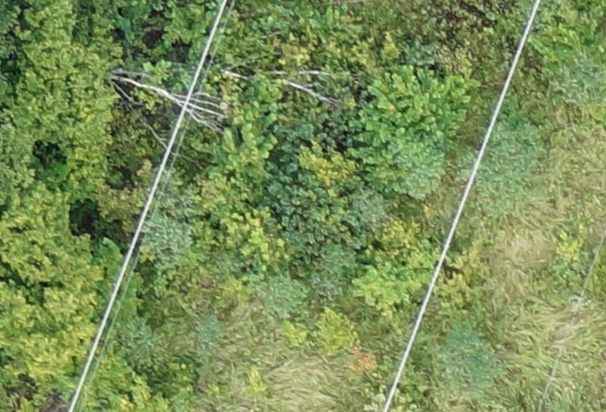
#> input picture 2.JPG, 606 x 412 px
$ python source.py --img 2.JPG
#> lines starting #> are read from the running program, lines starting #| are printed output that depends on the picture; after the words box and inside, x2 and y2 are one past the last pixel; in counts of white or black regions, pixels touching at a corner belong together
import cv2 as cv
import numpy as np
import argparse
import os
from skimage.filters import gabor_kernel

parser = argparse.ArgumentParser()

parser.add_argument("--img",help="Image to process")
parser.add_argument("--dir",default="results",help="Directory to save results")
parser.add_argument("--theta_a",type=int,default="-90",help="Start angle of Gabor filter bank")
parser.add_argument("--theta_b",type=int,default="90",help="End angle of Gabor filter bank")
parser.add_argument("--inpaint",help="Remove powerlines from input",action="store_true")
parser.add_argument("--steps",help="Show steps of filtration",action="store_true")

args = parser.parse_args()

if not os.path.exists(args.dir):
    os.makedirs(args.dir)

#Thresholding values for powerline color in HSV color space
low_H = 0
low_S = 45
low_V = 0

high_H = 90
high_S = 255
high_V = 255

#Get angle between two vectors with arcat
def angle(v1, v2, acute):
    if v1[0]-v2[0] == 0:
        return np.pi/2
    angle = np.arctan((v1[1]-v2[1])/(v1[0]-v2[0]))
    return np.rad2deg(angle)

def draw_lines(lines, mask):
    if lines is not None:
        for line in lines:
            for x1, y1, x2, y2 in line:
                cv.line(mask, (x1, y1), (x2, y2), (255, 255, 255), 3)
    return mask

def average_angle(lines):
    avrg = 0.0
    if lines is not None:
        for line in lines:
            for x1, y1, x2, y2 in line:
                avrg += angle((x1,y1), (x2,y2), True)
        avrg = avrg / lines.shape[0]
    return avrg

img = cv.imread(args.img)#read the image
#> img is the input picture: shape (412, 606, 3); mean B, G, R 87.2, 142.5, 121.5

#Convert image to HSV color space and threshold
img_hsv = cv.cvtColor(img, cv.COLOR_BGR2HSV)
#> img_hsv: shape (412, 606, 3); mean H, S, V 42.2, 102.5, 142.6

thresh_hsv = cv.inRange(img_hsv, (low_H, low_S, low_V), (high_H, high_S, high_V))
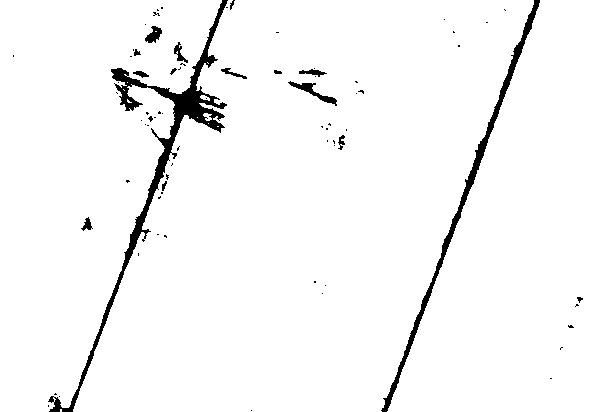
#> thresh_hsv: shape (412, 606); 96.7% white; 75 black regions (59 under 20 px), largest, box (x1, y1, x2, y2) and area: (48, 0, 228, 412) 4573, (381, 0, 540, 412) 2382, (288, 81, 337, 106) 289
thresh_hsv = 255 - thresh_hsv

if args.steps:
    cv.imwrite("{}/1_thresh_HSV.jpg".format(args.dir),thresh_hsv)

#Apply
thresh = np.zeros_like(thresh_hsv)#store threshold

THETA_A = args.theta_a
THETA_B = args.theta_b

kernel = np.ones((1,1),np.uint8)#kernel for dilation

#Apply Gabor filter for theta with predefined filter arguments
for theta in range(THETA_A, THETA_B, 2):
    kern = np.real(gabor_kernel(1 / 12, theta=np.deg2rad(theta), sigma_x=35 / 6.3, sigma_y=35 / 6.3))
    fimg = cv.filter2D(img, cv.CV_8UC3, kern)
    accum = np.zeros_like(fimg)
    np.maximum(accum, fimg, accum)
    accum = cv.cvtColor(accum,cv.COLOR_BGR2GRAY)
    ret, thresh_tmp = cv.threshold(accum, 9, 255, cv.THRESH_BINARY) #threshold from gabor filter

    thresh_tmp = cv.dilate(thresh_tmp, kernel, iterations=3)

    thresh = cv.bitwise_or(thresh, thresh_tmp) # collecting overal lines
#> this loop made 90 passes
#> pass 1, `accum = cv.cvtColor(accum,cv.COLOR_BGR2GRAY)`:
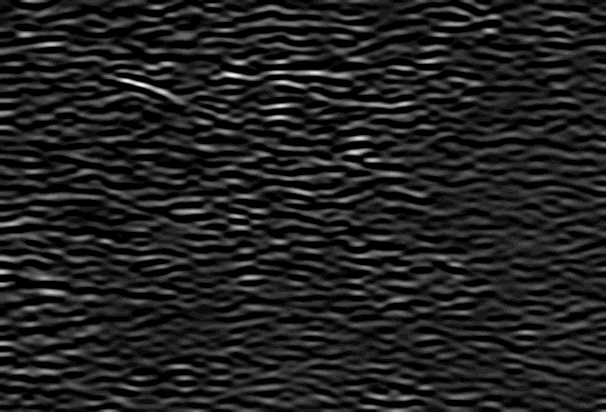
#> accum: shape (412, 606); min 0, max 20, mean 2.62; drawn with min black and max white
#> after the loop: thresh: shape (412, 606); 8.7% white; 344 white regions (151 under 20 px), largest, box (x1, y1, x2, y2) and area: (69, 0, 289, 412) 3577, (384, 0, 540, 412) 2323, (298, 83, 412, 168) 1381

thresh = cv.bitwise_and(thresh_hsv,thresh) # hsv and gabor threshold bitwise and
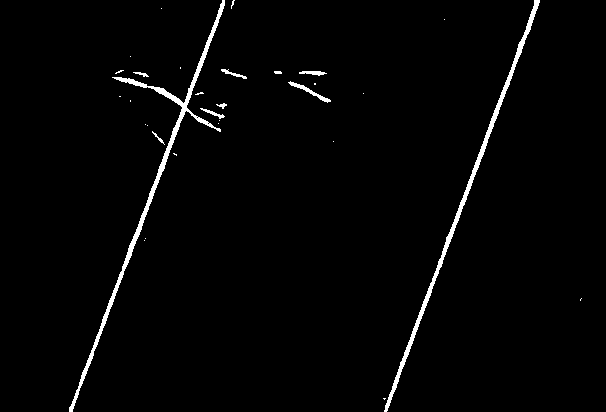
#> thresh: shape (412, 606); 1.9% white; 31 white regions (21 under 20 px), largest, box (x1, y1, x2, y2) and area: (69, 0, 225, 412) 2297, (384, 0, 540, 412) 1901, (288, 81, 331, 103) 166
thresh = cv.dilate(thresh, kernel, iterations=1)

if args.steps:
    cv.imwrite("{}/2_thres_GABOR.png".format(args.dir), thresh)#save gabor threshold after bitwise and with HSV threshold

#Find line segments with probabilistic Hough Transform
lines = cv.HoughLinesP(thresh, rho=0.2, theta=np.pi / 90, threshold=40, minLineLength=80, maxLineGap=3)
#> lines = [[387, 410, 536, 0], [386, 411, 522, 37], [95, 348, 222, 0], [81, 385, 202, 53], [71, 411, 177, 120], [385, 411, 503, 87], [440, 267, 537, 0], [126, 266, 223, 0], [150, 203, 224, 0], [384, 411, 461, 200], [70, 411, 142, 213], [464, 204, 538, 0]]
line_mask = np.zeros_like(thresh)#binary mask image of drawn line segments
#> line_mask: shape (412, 606); every value is 0
line_mask = draw_lines(lines,line_mask)
#> the loop in draw_lines, `for line in lines:` made 12 passes
#> after the loop in draw_lines, `for line in lines:`:
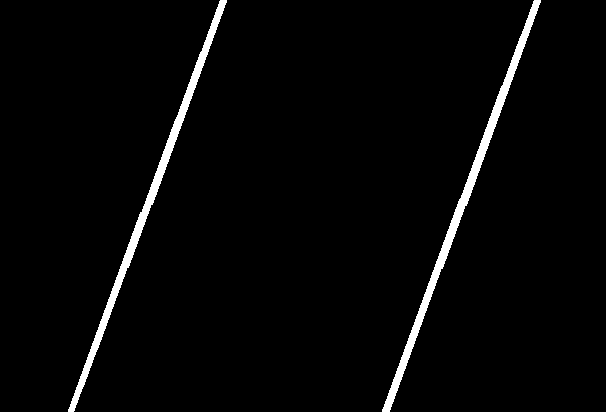
#> mask: shape (412, 606); 2.7% white; 2 white regions, box (x1, y1, x2, y2) and area: (382, 0, 541, 412) 3474, (68, 0, 227, 412) 3289

if args.steps:
    cv.imwrite("{}/3_mask_hough.png".format(args.dir), line_mask)

angles = np.array([])#angles of line segments
#> angles = empty array

if lines is not None:
    for line in lines:
        for x1, y1, x2, y2 in line:
            if angles.shape[0] == 0:
                angles = np.array([angle([x1,y1], [x2,y2], True)])
            else:
                angles = np.append(angles,[angle([x1,y1], [x2,y2], True)],axis=0)
#> this loop made 12 passes
#> after the loop, angles = [-70.03, -70.02, -69.95, -69.98, -69.99, -69.99, -70.03, -69.97, -69.97, -69.95, -70.02, -70.06]

ANGLE_THRESHOLD = 7
#> ANGLE_THRESHOLD = 7
avrg_angle = average_angle(lines)
#> the loop in average_angle, `for line in lines:` made 12 passes
#> after the loop in average_angle, `for line in lines:`: avrg = -839.9
#> in average_angle, `avrg = avrg / lines.shape[0]`: avrg = -70
#> avrg_angle = -70

angle_label = np.zeros((angles.shape[0],1)).astype(int)
#> angle_label = [0, 0, 0, 0, 0, 0, 0, 0, 0, 0, 0, 0]
i = 0
for a in angles:
    if a > avrg_angle + ANGLE_THRESHOLD or a < avrg_angle - ANGLE_THRESHOLD:
        angle_label[i] = 1
    i += 1
#> this loop made 12 passes
#> a on passes 1 to 12: -70.03, -70.02, -69.95, -69.98, -69.99, -69.99, -70.03, -69.97, -69.97, -69.95, -70.02, -70.06
#> after the loop, i = 12
#Remove outlier segments
i = 0
for p in angle_label:
    if p == 1:
        lines = np.delete(lines, i, axis=0)
        i -= 1
    i+=1
#> this loop made 12 passes
#> after the loop, i = 12

#Make mask after removing outliers
line_mask = np.zeros_like(line_mask)
line_mask = draw_lines(lines, line_mask)
#> the loop in draw_lines (call 2), `for line in lines:` made 12 passes

if args.steps:
    cv.imwrite("{}/4_mask_filtered.png".format(args.dir), line_mask)

#Find line segments with probabilistic Hough Transform
lines_over = cv.HoughLinesP(line_mask, rho=7, theta=np.pi / 90, threshold=200, minLineLength=10, maxLineGap=500)
#> lines_over = 17 rows, first 6: [385, 411, 535, 0], [70, 411, 220, 0], [128, 267, 225, 0], [385, 401, 492, 134], [389, 411, 538, 0], [68, 410, 169, 158]
line_mask_over = np.zeros_like(thresh)#binary mask image of drawn line segments
line_mask_over = draw_lines(lines_over,line_mask_over)
#> the loop in draw_lines (call 3), `for line in lines:` made 17 passes
#> line on passes 1 to 12: [[385, 411, 535, 0]], [[70, 411, 220, 0]], [[128, 267, 225, 0]], [[385, 401, 492, 134]], [[389, 411, 538, 0]], [[68, 410, 169, 158]], [[115, 280, 222, 13]], [[431, 275, 534, 18]], [[71, 411, 221, 0]], [[69, 411, 200, 52]], [[386, 411, 536, 0]], [[382, 411, 500, 88]]
#> after the loop in draw_lines (call 3), `for line in lines:`:
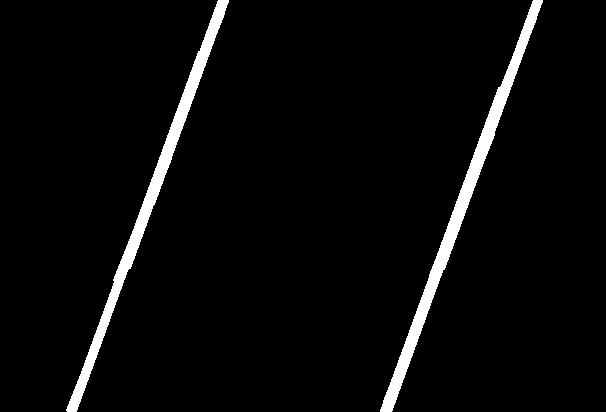
#> mask: shape (412, 606); 4% white; 2 white regions, box (x1, y1, x2, y2) and area: (380, 0, 543, 412) 5126, (66, 0, 229, 412) 4800

if args.steps:
    cv.imwrite("{}/5_mask_overline.png".format(args.dir), line_mask_over)

#label found lines and remove small ones

ret, labels = cv.connectedComponents(line_mask_over)
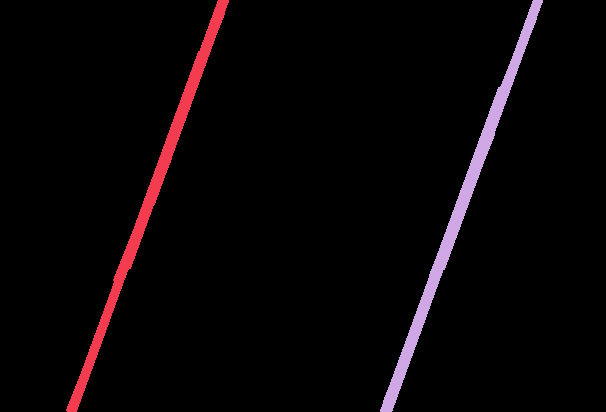
#> labels: shape (412, 606) int32; 3 distinct labels, from 0 to 2; one colour per label, 0 black
#> ret = 3
assert ret != 0,"NO lines"
# Map component labels to hue val
label_hue = np.uint8(179*labels/np.max(labels))
blank_ch = 255*np.ones_like(label_hue)
#> blank_ch: shape (412, 606); every value is 255
labeled_img = cv.merge([label_hue, blank_ch, blank_ch])
# cvt to BGR for display
labeled_img = cv.cvtColor(labeled_img, cv.COLOR_HSV2BGR)

# set bg label to black
labeled_img[label_hue==0] = 0

if args.steps:
    cv.imwrite("{}/6_labeled.png".format(args.dir),labeled_img)

avrg_surface = 0
for i in range(1,ret):
    avrg_surface += labels[labels==i].shape[0]
#> after the loop, avrg_surface = 9926
avrg_surface /= ret - 1
#> avrg_surface = 4963

SURFACE_THRESH = 0.5

for i in range(1,ret):
    if labels[labels==i].shape[0] < avrg_surface*SURFACE_THRESH:
        labeled_img[labels==i] = 0

if args.steps:
    cv.imwrite("{}/7_labeled_filtered.png".format(args.dir),labeled_img)

labeled_img = cv.cvtColor(labeled_img, cv.COLOR_BGR2GRAY)
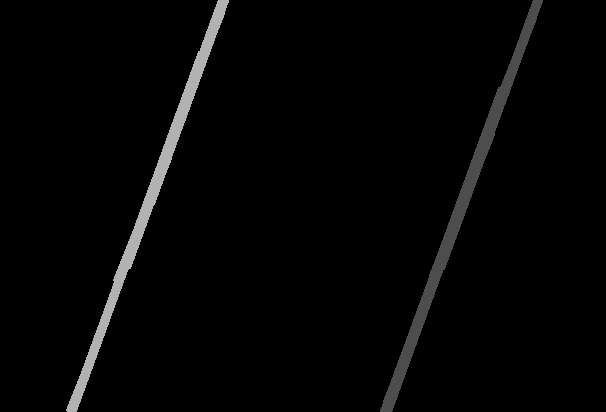
#> labeled_img: shape (412, 606); min 0, max 178, mean 5

ret, result = cv.threshold(labeled_img, 1, 255, cv.THRESH_BINARY)

cv.imwrite("{}/8_result.png".format(args.dir),result)

if args.inpaint:
    #Inpaint: remove detected lines from the image
    dst = cv.inpaint(img,result,3,cv.INPAINT_TELEA)
    cv.imwrite("{}/9_inpaint.png".format(args.dir), dst)
